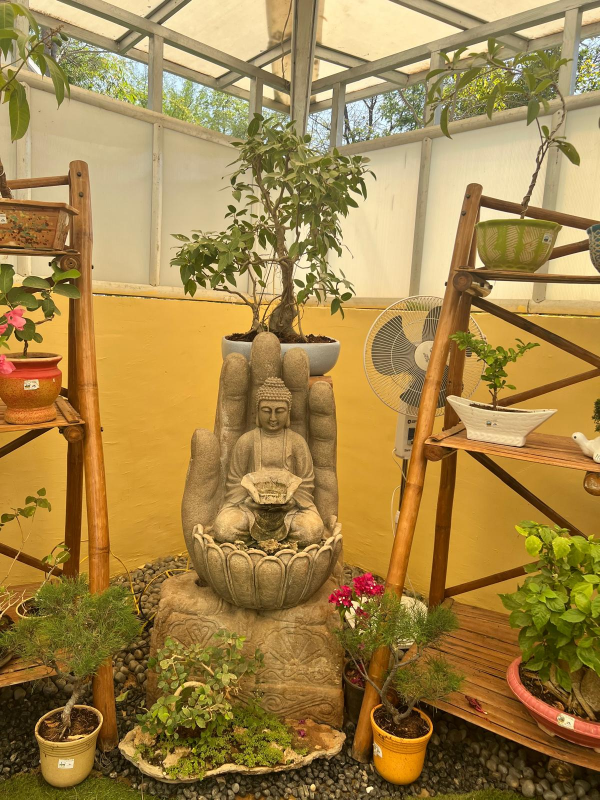
#> input picture assignments/assignment2/Buddha.jpg, 1200 x 1600 px (shown at 1/2 size)
$ python -i image_spatial_filtering.py   (imports and definitions only)   (older library calls are emulated)
#> lines starting #> are read from the running program, lines starting #| are printed output that depends on the picture
### pixel_visions/utils.py
"""
utils.py

This module provides utility functions for common image processing tasks.
It supports loading, saving, resizing, converting to grayscale, and plotting
images, along with basic image manipulations. These utility functions are
designed to simplify and streamline the image processing workflows in the
Pixel-Visions project.

"""
import cv2
import numpy as np
import matplotlib
import matplotlib.pyplot as plt
from enum import Enum, auto
from typing import Dict, Tuple, List, Any, Callable

class ImageLoadType(Enum):
    COLOR = cv2.IMREAD_COLOR
    GRAYSCALE = cv2.IMREAD_GRAYSCALE
    UNCHANGED = cv2.IMREAD_UNCHANGED


# [271 lines left out: functions load_image, save_image, plot_images, display_image_statistics, get_image_size, get_pixel_statistics and 4 more, not called in this run]

class NoiseType(Enum):
    GAUSSIAN = ("GAUSSIAN", lambda image, **kwargs: add_gaussian_noise(image, **kwargs))
    SALT_AND_PEPPER = ("SALT_AND_PEPPER", lambda image, **kwargs: add_salt_and_pepper_noise(image, **kwargs))

    def __init__(self, name:str, function:Callable):
        """
        Initializes the noise type enum member.

        Parameters:
            name (str): The name of the noise type as a string.
            function (Callable[[np.ndarray, Any], np.ndarray]): The function associated with the noise type.
        """
        self._name = name
        self._function = function

    # [80 lines left out: functions name, apply, add_gaussian_noise, add_salt_and_pepper_noise, add_noise, not called in this run]

### pixel_visions/image_spatial_filtering.py
"""
Filtering in image processing refers to the process of modifying or enhancing an image
by manipulating its pixel values based on specific algorithms or mathematical operations.
It is widely used to improve image quality, extract features, or prepare images for further analysis.
Types of Filtering
Spatial Filtering:
Involves manipulating the pixel values based on their neighboring pixels within a defined area or window.
    Low-Pass Filters (Smoothing): Reduce noise and blur the image (e.g., Gaussian filter, average filter).
    High-Pass Filters (Sharpening): Enhance edges and fine details (e.g., Laplacian filter, Sobel filter).
Frequency Domain Filtering:
    Involves transforming the image into the frequency domain using techniques like the Fast Fourier Transform (FFT).
    Filters are applied in the frequency domain, and the result is transformed back to the spatial domain.
    Common frequency filters include:
        High-Pass Filters: Emphasize high-frequency components (edges).
        Low-Pass Filters: Emphasize low-frequency components (smooth areas).
"""


import cv2
import numpy as np
from typing import Tuple
import matplotlib.pyplot as plt
from enum import Enum, auto
import pixel_visions.utils as u
from typing import Dict, Tuple, List, Any, Callable

# [123 lines left out: functions apply_filter, _apply_filter_grayscale, _apply_filter_color, not called in this run]

class SpatialFilter(Enum):
    GAUSSIAN = (cv2.GaussianBlur, "'Gaussian") # Smooth the image using a Gaussian kernel.
    AVERAGE = (cv2.blur, "Average") # Smooth the image.
    MEDIAN = (cv2.medianBlur, "Median") # Reduces salt-and-pepper noise
    BILATERAL = (cv2.bilateralFilter, "Bilateral") # Smoothes the image while preserving edges
    BOX = (cv2.boxFilter, "Box") # Apply a box filter (similar to the average filter but with more flexibility)
    def __init__(self, function: Any, name: str) -> None:
        """
        Initializes the spatial filter enum member.
        Args:
            function: The OpenCV function associated with the filter.
            name: The name of the filter as a string.
        """
        self._function = function
        self._name = name
    # [19 lines left out: functions function, name, apply, not called in this run]

class EdgeDetection(Enum):
    SOBEL   = ("Sobel", lambda image, **kwargs: sobel_filter(image, **kwargs))
    CANNY   = ("Canny", lambda image, **kwargs: canny_filter(image, **kwargs))
    PREWITT = ("Prewitt", lambda image, **kwargs: prewitt_filter(image, **kwargs))
    ROBERTS = ("Roberts", lambda image, **kwargs: roberts_filter(image, **kwargs))
    GAUSSIAN_DERIVATIVE = ("Gaussian_derivative", lambda image, **kwargs:apply_custom_sobel_filter(image, **kwargs))


    def __init__(self, name: str, function: Callable):
        """
        Initializes the edge detection enum member.

        Args:
            name: The name of the Edge detection filter as a string.
            function: The function associated with the edge detection filter.
        """
        self._name = name
        self._function = function

    # [25 lines left out: functions name, apply, not called in this run]

# def sobel_filter(image: np.ndarray, ddepth: int = cv2.CV_64F, dx: int = 1, dy: int = 0, ksize: int = 3, scale: int = 1, delta: int = 0, borderType: int = cv2.BORDER_DEFAULT) -> np.ndarray:
def sobel_filter(image: np.ndarray, **kwargs: Any) -> np.ndarray:
    """
    Apply the Sobel filter to the given image.
    Args:
        image (np.ndarray): The input image to be filtered.
        ddepth (int): Desired depth of the output image (default is cv2.CV_64F).
        dx (int): Order of the derivative in x (default is 1).
        dy (int): Order of the derivative in y (default is 0).
        ksize (int): Size of the Sobel kernel (default is 3).
        scale (int): Optional scaling factor for the computed derivative (default is 1).
        delta (int): Optional offset added to the results (default is 0).
        borderType (int): Pixel extrapolation method (default is cv2.BORDER_DEFAULT).
    Returns:
        np.ndarray: The filtered image.
    """
    # Check if the image is grayscale
    if len(image.shape) != 2:
        raise ValueError("Input image must be a grayscale image.")
    # Default values
    ddepth = kwargs.get('ddepth', cv2.CV_64F)
    dx = kwargs.get('dx', 1)
    dy = kwargs.get('dy', 0)
    ksize = kwargs.get('ksize', 3)
    scale = kwargs.get('scale', 1)
    delta = kwargs.get('delta', 0)
    borderType = kwargs.get('borderType', cv2.BORDER_DEFAULT)
    # Apply Sobel filter in x and y directions
    sobel_x = cv2.Sobel(image, ddepth=ddepth, dx=dx, dy=0, ksize=ksize, scale=scale, delta=delta, borderType=borderType)
    sobel_y = cv2.Sobel(image, ddepth=ddepth, dx=0, dy=dy, ksize=ksize, scale=scale, delta=delta, borderType=borderType)
    # Combine gradients
    sobel_edges = cv2.magnitude(sobel_x, sobel_y)
    # Normalize to the range [0, 255]
    sobel_edges = cv2.normalize(sobel_edges, None, 0, 255, cv2.NORM_MINMAX)
    # Convert to 8-bit image
    return np.uint8(sobel_edges)

# [110 lines left out: functions canny_filter, prewitt_filter, roberts_filter, apply_custom_sobel_filter, not called in this run]

>>> import cv2
>>> picture = cv2.imread('../assignments/assignment2/Buddha.jpg', cv2.IMREAD_GRAYSCALE)
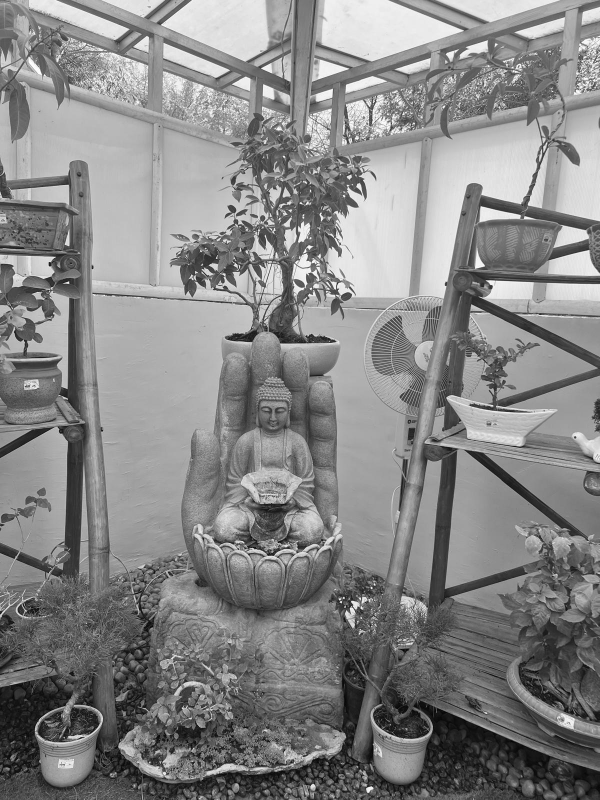
#> picture: shape (1600, 1200) (shown at 1/2 size); min 0, max 255, mean 134.5
>>> result = sobel_filter(picture)
#> in sobel_filter, `sobel_x = cv2.Sobel(image, ddepth=ddepth, dx=dx, dy=0, ksize=ksize, sc..`:
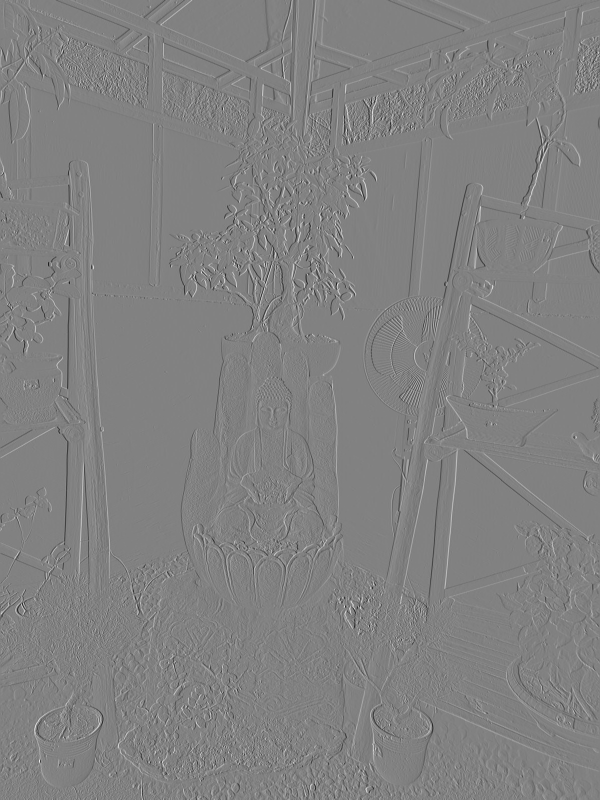
#> sobel_x: shape (1600, 1200) float64 (shown at 1/2 size); min -897, max 870, mean 0.1; drawn with min black and max white
#> (the run stopped early here; a loop or call above may not have finished)

$ run again, on assignments/assignment2/Butterflies.jpg
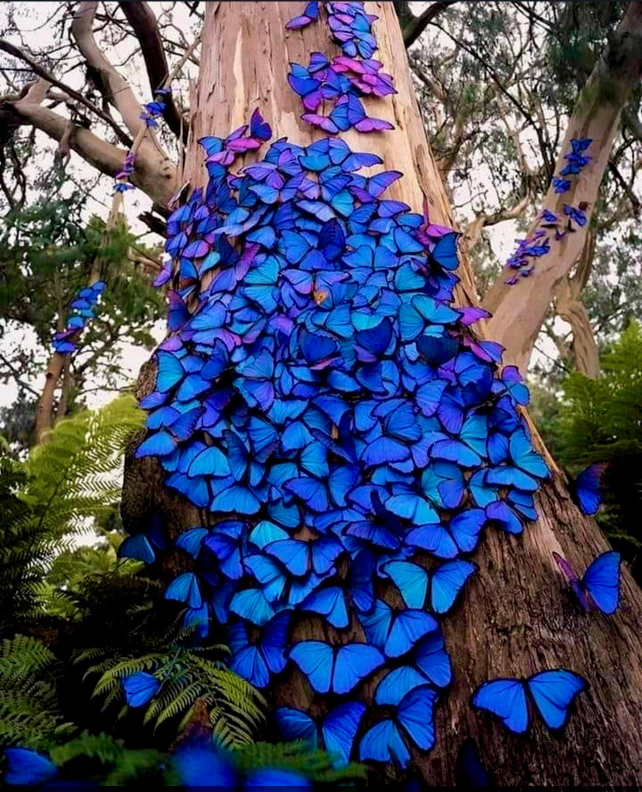
#> input picture assignments/assignment2/Butterflies.jpg, 1284 x 1584 px (shown at 1/2 size)
#> `picture = cv2.imread('../assignments/assignment2/Buddha.jpg', cv2.IMRE..`:
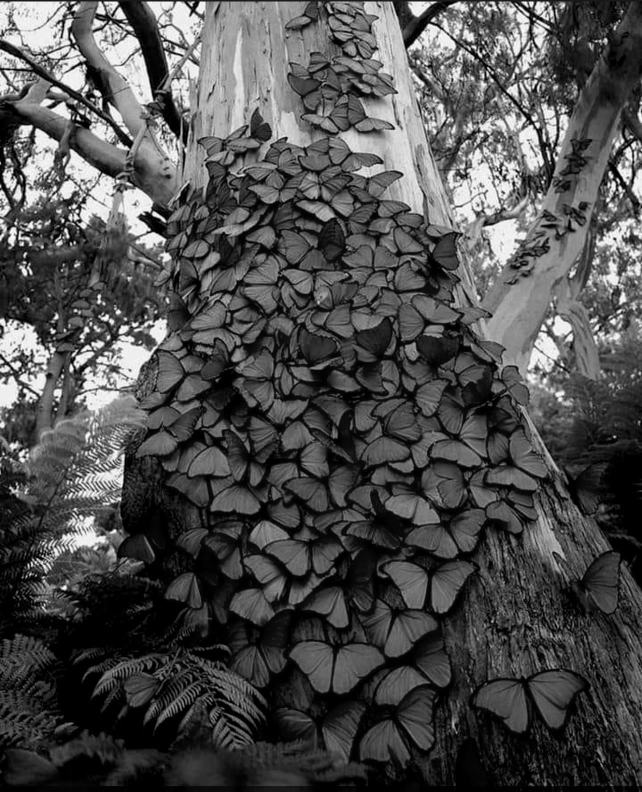
#> picture: shape (1584, 1284) (shown at 1/2 size); min 0, max 255, mean 77.7
#> in sobel_filter, `sobel_x = cv2.Sobel(image, ddepth=ddepth, dx=dx, dy=0, ksize=ksize, sc..`:
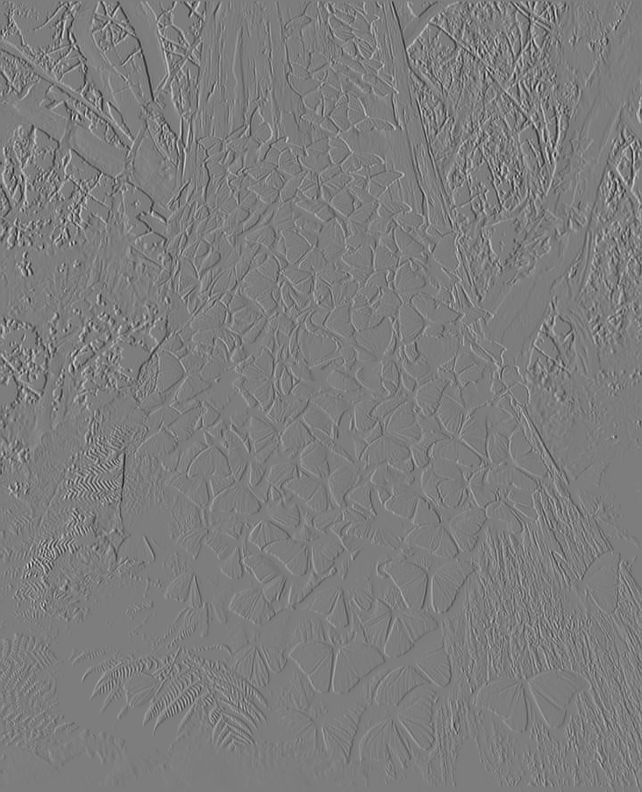
#> sobel_x: shape (1584, 1284) float64 (shown at 1/2 size); min -786, max 815, mean 0; drawn with min black and max white

$ run again, on assignments/assignment2/Flower.jpg
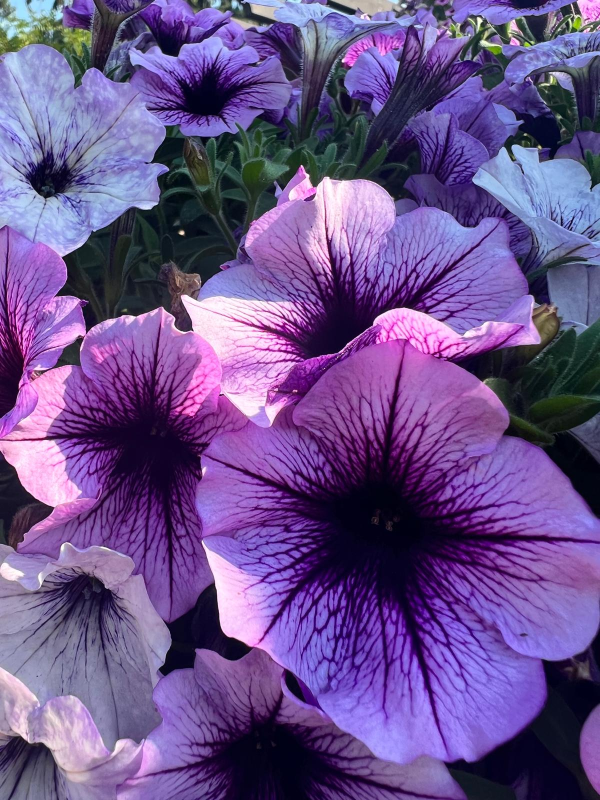
#> input picture assignments/assignment2/Flower.jpg, 1200 x 1600 px (shown at 1/2 size)
#> `picture = cv2.imread('../assignments/assignment2/Buddha.jpg', cv2.IMRE..`:
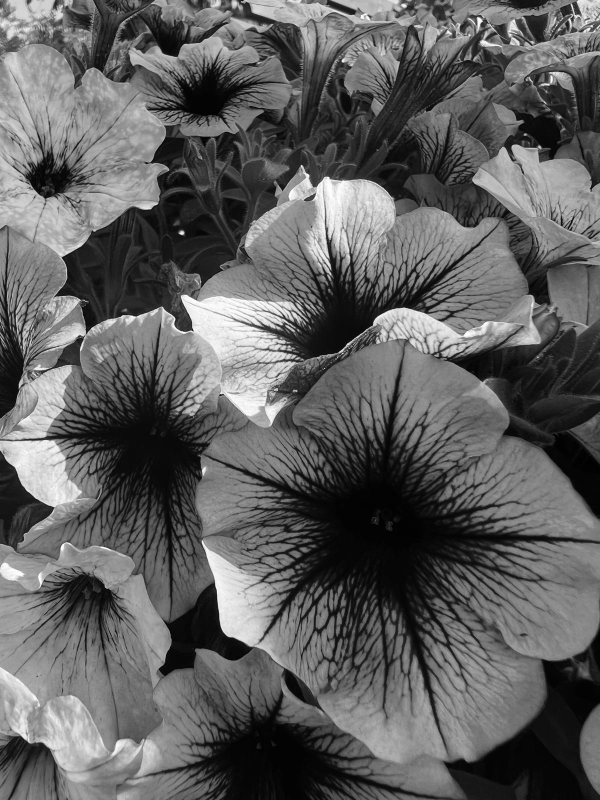
#> picture: shape (1600, 1200) (shown at 1/2 size); min 0, max 255, mean 95.7
#> in sobel_filter, `sobel_x = cv2.Sobel(image, ddepth=ddepth, dx=dx, dy=0, ksize=ksize, sc..`:
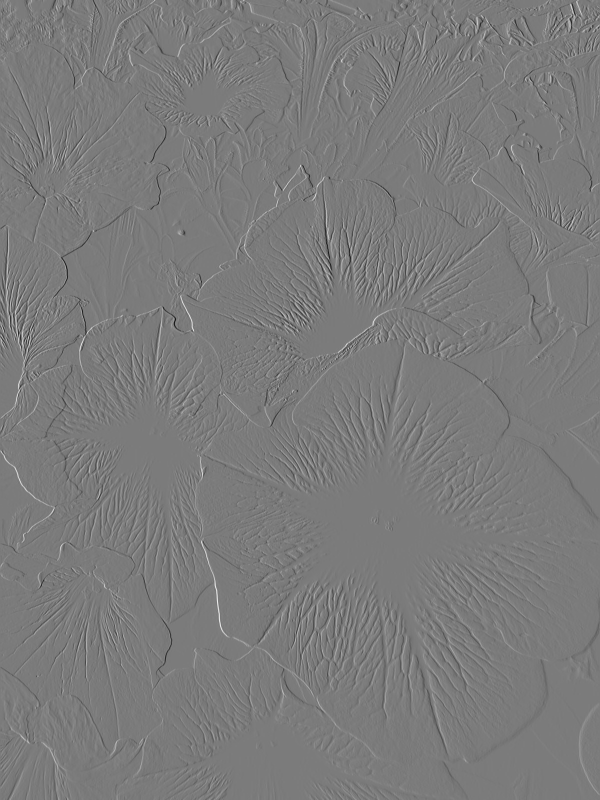
#> sobel_x: shape (1600, 1200) float64 (shown at 1/2 size); min -859, max 915, mean -0.3; drawn with min black and max white
